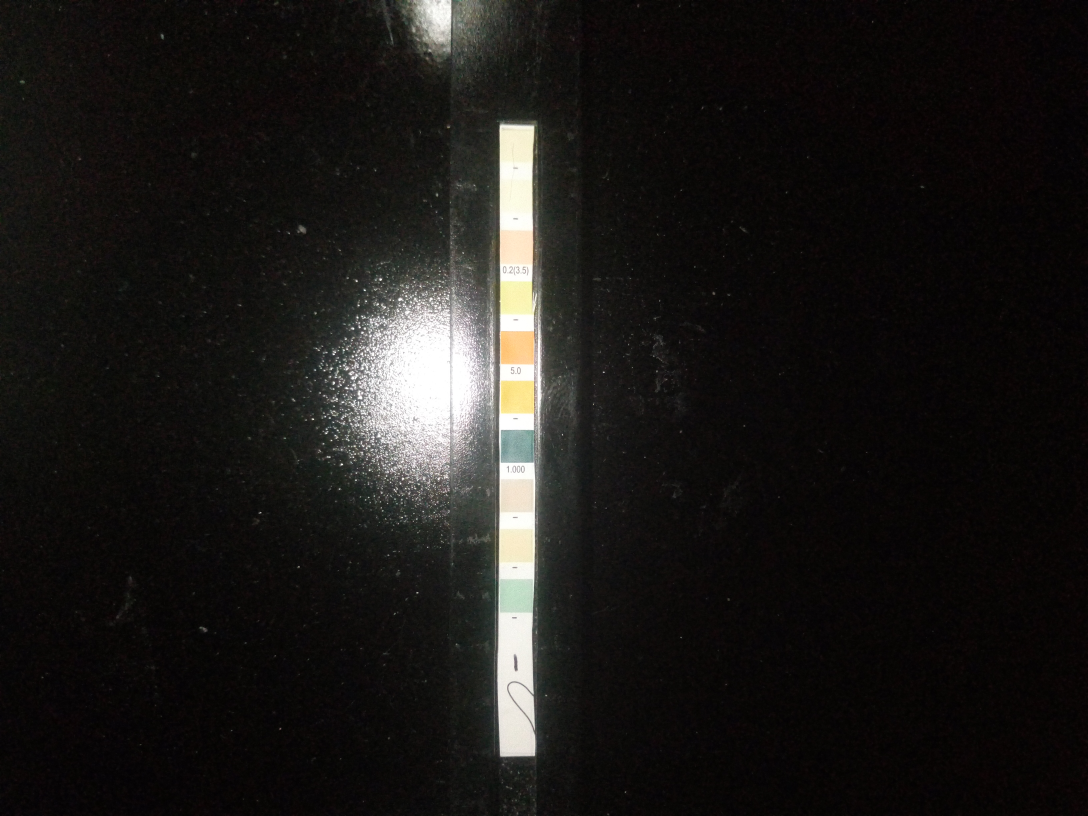
#> input picture src/test/dipstick.jpg, 3264 x 2448 px (shown at 1/3 size)
$ python -i predict.py   (imports and definitions only)
#> lines starting #> are read from the running program, lines starting #| are printed output that depends on the picture
import streamlit as st
import cv2
import pandas as pd
import numpy as np
from sklearn import neighbors
from datetime import datetime

from src.pages.history import add_to_history
from src.pages.analysis import analysis_result
from src.pages.analysis import predict_leukocyte, predict_nitrit, predict_urobilinogen, predict_protein, predict_ph, predict_blood, predict_specificgravity, predict_ketone, predict_bilirubin, predict_glukosa

# [15 lines left out: function rectangle, not called in this run]

def process_dipstick(image):
    imS = cv2.resize(image, (38, 638))  # Resize the image

    #koordinat masing2 paramater uji
    crop_1=imS[15:35,10:25]     #Parameter 1()
    crop_2=imS[65:85,10:25]     #Parameter 2()
    crop_3=imS[115:135,10:25]   #Parameter 3()
    crop_4=imS[165:185,10:25]   #Parameter 4()
    crop_5=imS[215:235,10:25]   #Parameter 5()
    crop_6=imS[265:285,10:25]   #Parameter 6()
    crop_7=imS[315:335,10:25]   #Parameter 7()
    crop_8=imS[365:385,10:25]   #Parameter 8()
    crop_9=imS[415:435,10:25]   #Parameter 9()
    crop_10=imS[465:485,10:25]  #Parameter 10()
    koordinat = [crop_1, crop_2, crop_3, crop_4, crop_5, crop_6, crop_7, crop_8, crop_9, crop_10]

    # Define a dictionary to store parameter labels
    parameter_labels = {
        1: 'LEUKOSIT',
        2: 'NITRIT',
        3: 'UROBILINOGEN',
        4: 'PROTEIN',
        5: 'pH',
        6: 'BLOOD',
        7: 'SG',
        8: 'KETON',
        9: 'BILIRUBIN',
        10: 'GLUKOSA'
    }

    dipstick_result = {}

    for nomor, i in enumerate(koordinat, start=1):
        img = cv2.cvtColor(i, cv2.COLOR_BGR2RGB)

        lab = cv2.cvtColor(img, cv2.COLOR_BGR2LAB)

        inputLAB = cv2.mean(lab)

        xLAB = inputLAB[0]
        yLAB = inputLAB[1]
        zLAB = inputLAB[2]

        inputLAB = np.array([xLAB, yLAB, zLAB]).reshape(1, -1)

        data = pd.read_csv('./src/csv/crop/crop_' + str(nomor) + '.csv')  #

        xLAB = np.array(data[['l', 'a', 'b']])  ###
        yLAB = np.array(data[['hasil']])
        yLAB = np.array(yLAB.ravel())

        knnLAB = neighbors.KNeighborsClassifier(metric='manhattan', n_neighbors=1)

        knnLAB.fit(xLAB, yLAB)

        hasilLAB = knnLAB.predict(inputLAB).reshape(1, -1)

        parameter_label = parameter_labels[nomor]
        dipstick_result[parameter_label] = hasilLAB

    return dipstick_result

# [80 lines left out: function dipstick_analysis, not called in this run]

>>> import cv2
>>> picture = cv2.imread('../test/dipstick.jpg', cv2.IMREAD_GRAYSCALE)
#> picture: shape (2448, 3264); min 0, max 255, mean 26.1
>>> result = process_dipstick(picture)
#> in process_dipstick, `imS = cv2.resize(image, (38, 638))`:
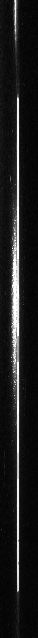
#> imS: shape (638, 38); min 2, max 255, mean 28.2
#> the loop in process_dipstick, `for nomor, i in enumerate(koordinat, start=1):` made 1 pass
#> (nomor, yLAB, zLAB) on pass 1: (1, 128, 128)
#> after the loop in process_dipstick, `for nomor, i in enumerate(koordinat, start=1):`: dipstick_result = 0 items
#> (the run stopped early here; a loop or call above may not have finished)
